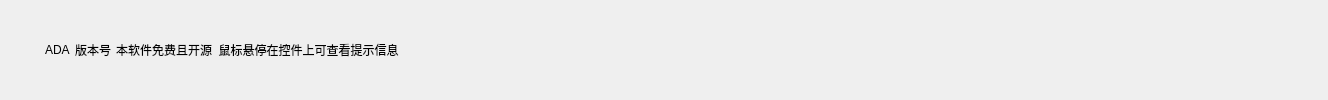
        <widget class="QFrame" name="FrameTitle">
         <property name="styleSheet">
          <string notr="true">#FrameTitle{border:none
}</string>
         </property>
         <layout class="QHBoxLayout" name="title_tag">
          <property name="spacing">
           <number>5</number>
          </property>
          <property name="leftMargin">
           <number>0</number>
          </property>
          <property name="topMargin">
           <number>5</number>
          </property>
          <property name="rightMargin">
           <number>0</number>
          </property>
          <property name="bottomMargin">
           <number>5</number>
          </property>
          <item>
           <widget class="QLabel" name="Title_Logo">
            <property name="sizePolicy">
             <sizepolicy hsizetype="Maximum" vsizetype="Maximum">
              <horstretch>0</horstretch>
              <verstretch>0</verstretch>
             </sizepolicy>
            </property>
            <property name="minimumSize">
             <size>
              <width>40</width>
              <height>40</height>
             </size>
            </property>
            <property name="maximumSize">
             <size>
              <width>40</width>
              <height>40</height>
             </size>
            </property>
            <property name="styleSheet">
             <string notr="true"/>
            </property>
            <property name="text">
             <string/>
            </property>
            <property name="scaledContents">
             <bool>false</bool>
            </property>
           </widget>
          </item>
          <item>
           <widget class="QLabel" name="Title_Text_2">
            <property name="sizePolicy">
             <sizepolicy hsizetype="Minimum" vsizetype="Fixed">
              <horstretch>0</horstretch>
              <verstretch>0</verstretch>
             </sizepolicy>
            </property>
            <property name="text">
             <string>ADA</string>
            </property>
            <property name="alignment">
             <set>Qt::AlignLeading|Qt::AlignLeft|Qt::AlignVCenter</set>
            </property>
           </widget>
          </item>
          <item>
           <widget class="QLabel" name="Title_Version">
            <property name="sizePolicy">
             <sizepolicy hsizetype="Minimum" vsizetype="Fixed">
              <horstretch>0</horstretch>
              <verstretch>0</verstretch>
             </sizepolicy>
            </property>
            <property name="minimumSize">
             <size>
              <width>0</width>
              <height>0</height>
             </size>
            </property>
            <property name="styleSheet">
             <string notr="true"/>
            </property>
            <property name="text">
             <string>版本号</string>
            </property>
            <property name="alignment">
             <set>Qt::AlignLeading|Qt::AlignLeft|Qt::AlignVCenter</set>
            </property>
            <layout class="QVBoxLayout" name="verticalLayout_5">
             <property name="spacing">
              <number>0</number>
             </property>
             <property name="leftMargin">
              <number>0</number>
             </property>
             <property name="topMargin">
              <number>0</number>
             </property>
             <property name="rightMargin">
              <number>0</number>
             </property>
             <property name="bottomMargin">
              <number>0</number>
             </property>
            </layout>
           </widget>
          </item>
          <item>
           <widget class="QLabel" name="Title_Text">
            <property name="sizePolicy">
             <sizepolicy hsizetype="Preferred" vsizetype="Fixed">
              <horstretch>0</horstretch>
              <verstretch>0</verstretch>
             </sizepolicy>
            </property>
            <property name="text">
             <string>本软件免费且开源  鼠标悬停在控件上可查看提示信息</string>
            </property>
            <property name="alignment">
             <set>Qt::AlignLeading|Qt::AlignLeft|Qt::AlignVCenter</set>
            </property>
           </widget>
          </item>
          <item>
           <spacer name="horizontalSpacer">
            <property name="orientation">
             <enum>Qt::Horizontal</enum>
            </property>
            <property name="sizeHint" stdset="0">
             <size>
              <width>794</width>
              <height>20</height>
             </size>
            </property>
           </spacer>
          </item>
          <item>
           <widget class="QPushButton" name="Button_MostMinimized">
            <property name="sizePolicy">
             <sizepolicy hsizetype="Fixed" vsizetype="Minimum">
              <horstretch>0</horstretch>
              <verstretch>0</verstretch>
             </sizepolicy>
            </property>
            <property name="minimumSize">
             <size>
              <width>40</width>
              <height>40</height>
             </size>
            </property>
            <property name="cursor">
             <cursorShape>PointingHandCursor</cursorShape>
            </property>
            <property name="styleSheet">
             <string notr="true">background-color: transparent;
border:none</string>
            </property>
            <property name="text">
             <string/>
            </property>
           </widget>
          </item>
          <item>
           <widget class="QPushButton" name="Button_Minimized">
            <property name="sizePolicy">
             <sizepolicy hsizetype="Fixed" vsizetype="Minimum">
              <horstretch>0</horstretch>
              <verstretch>0</verstretch>
             </sizepolicy>
            </property>
            <property name="minimumSize">
             <size>
              <width>40</width>
              <height>40</height>
             </size>
            </property>
            <property name="cursor">
             <cursorShape>PointingHandCursor</cursorShape>
            </property>
            <property name="styleSheet">
             <string notr="true">background-color: transparent;
border:none</string>
            </property>
            <property name="text">
             <string/>
            </property>
           </widget>
          </item>
          <item>
           <widget class="QPushButton" name="Button_Exit">
            <property name="sizePolicy">
             <sizepolicy hsizetype="Fixed" vsizetype="Minimum">
              <horstretch>0</horstretch>
              <verstretch>0</verstretch>
             </sizepolicy>
            </property>
            <property name="minimumSize">
             <size>
              <width>40</width>
              <height>40</height>
             </size>
            </property>
            <property name="cursor">
             <cursorShape>PointingHandCursor</cursorShape>
            </property>
            <property name="styleSheet">
             <string notr="true">background-color: transparent;
border:none</string>
            </property>
            <property name="text">
             <string/>
            </property>
           </widget>
          </item>
         </layout>
        </widget>
